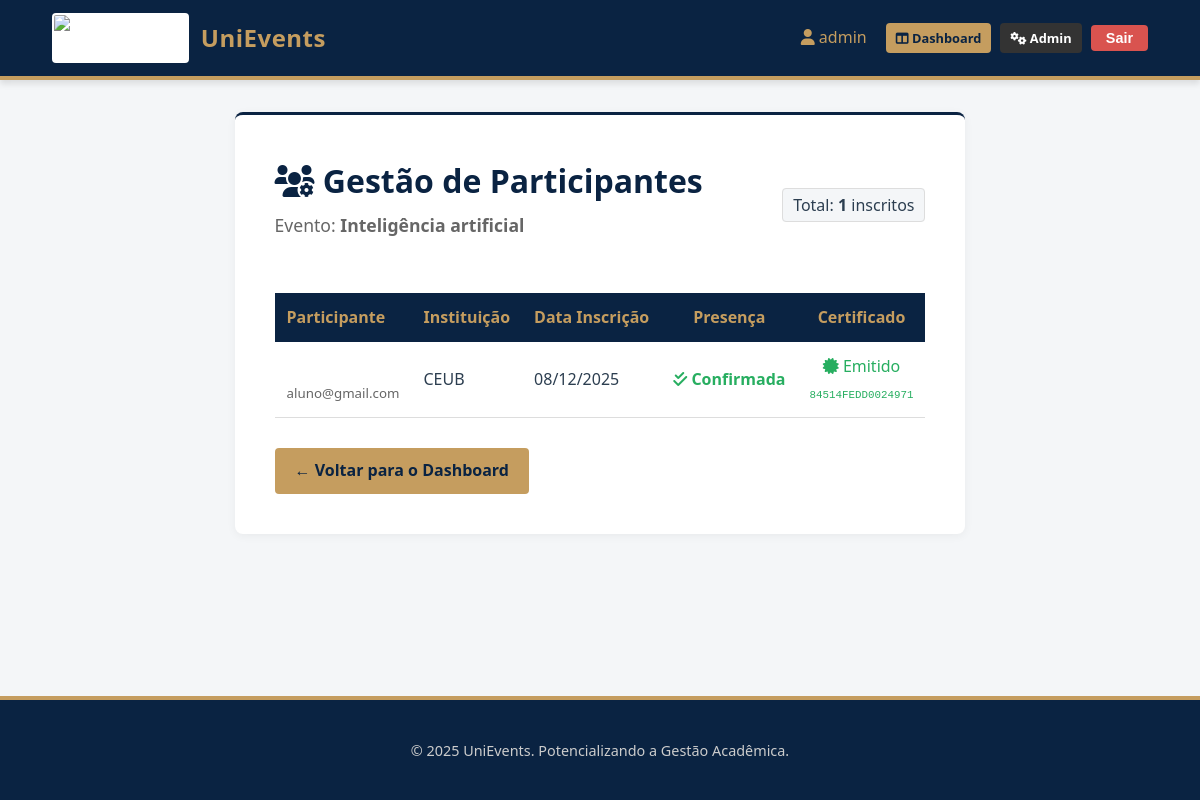
Screenshot of /evento/1/participantes/ (signed in) with the database file from the repository.
### sgea_app/models.py (models this page shows, shortened)
class Usuario(AbstractUser):
    PERFIL_CHOICES = (
        ('aluno', 'Aluno'),
        ('professor', 'Professor'),
        ('organizador', 'Organizador'),
    )
    telefone = models.CharField(max_length=15, blank=True, null=True, help_text="Telefone de contato do usuário.")
    instituicao_ensino = models.CharField(max_length=255, blank=True, null=True, help_text="Instituição de ensino (obrigatório para alunos e professores).")
    perfil = models.CharField(max_length=15, choices=PERFIL_CHOICES, default='aluno', help_text="Perfil do usuário no sistema.")
    class Meta:
        db_table = "usuario"
        verbose_name = "Usuário"
        verbose_name_plural = "Usuários"

class Evento(models.Model):
    TIPO_EVENTO_CHOICES = (
        ('seminario', 'Seminário'),
        ('palestra', 'Palestra'),
        ('congresso', 'Congresso'),
        ('workshop', 'Workshop'),
        ('outro', 'Outro'),
    )
    nome = models.CharField(max_length=200, help_text="Nome ou título do evento.")
    tipo_evento = models.CharField(max_length=50, choices=TIPO_EVENTO_CHOICES, help_text="Tipo do evento (ex: seminário, palestra).")
    data_inicio = models.DateTimeField(help_text="Data e hora de início do evento.")
    data_fim = models.DateTimeField(help_text="Data e hora de término do evento.")
    local = models.CharField(max_length=255, help_text="Local onde o evento ocorrerá.")
    quantidade_participantes = models.PositiveIntegerField(
        default=0,
        validators=[MinValueValidator(0)],
        help_text="Número máximo de participantes permitidos.")
    banner = models.ImageField(
        upload_to='eventos/banners/',
        blank=True,
        null=True,
        help_text="Imagem promocional do evento (apenas .jpg, .png, .jpeg).",
        validators=[FileExtensionValidator(allowed_extensions=['jpg', 'jpeg', 'png'])]
    )
    organizador = models.ForeignKey(
        settings.AUTH_USER_MODEL,
        on_delete=models.SET_NULL,
        null=True,
        related_name='eventos_organizados',
        limit_choices_to={'perfil': 'organizador'},
        help_text="Organizador responsável pelo evento."
    )
    participantes = models.ManyToManyField(
        settings.AUTH_USER_MODEL,
        through='Inscricao',
        related_name='eventos_inscritos',
        blank=True
    )
    professor_responsavel = models.ForeignKey(
        settings.AUTH_USER_MODEL,
        on_delete=models.SET_NULL,
        null=True,
        related_name='eventos_responsavel',
        limit_choices_to={'perfil': 'professor'},
        help_text="Professor responsável pelo evento."
    )
    data_criacao = models.DateTimeField(auto_now_add=True)
    data_atualizacao = models.DateTimeField(auto_now=True)
    class Meta:
        db_table = "evento"
        ordering = ["-data_inicio", "nome"]
        verbose_name = "Evento"
        verbose_name_plural = "Eventos"

class Inscricao(models.Model):
    usuario = models.ForeignKey(settings.AUTH_USER_MODEL, on_delete=models.CASCADE, related_name="inscricoes")
    evento = models.ForeignKey(Evento, on_delete=models.CASCADE, related_name="inscricoes")
    data_inscricao = models.DateTimeField(auto_now_add=True)
    presenca = models.BooleanField(default=False, help_text="Indica se o participante esteve presente no evento.")
    class Meta:
        db_table = "inscricao"
        verbose_name = "Inscrição"
        verbose_name_plural = "Inscrições"
        unique_together = ('usuario', 'evento') # Garante que um usuário só se inscreva uma vez por evento

class Certificado(models.Model):
    inscricao = models.OneToOneField(Inscricao, on_delete=models.CASCADE, primary_key=True, help_text="A inscrição que deu origem a este certificado.")
    codigo_validacao = models.CharField(max_length=50, unique=True, help_text="Código único para validação do certificado.")
    data_emissao = models.DateTimeField(auto_now_add=True)
    class Meta:
        db_table = "certificado"
        verbose_name = "Certificado"
        verbose_name_plural = "Certificados"

### sgea_app/views.py (the view)
# urls.py: path('evento/<int:pk>/participantes/', views.gerenciar_participantes, name='gerenciar_participantes'),
@login_required
def gerenciar_participantes(request, pk):
    evento = get_object_or_404(Evento, pk=pk)
    if evento.organizador != request.user:
        return redirect('organizador_dashboard')
    if evento.data_fim < timezone.now():
        pendentes = Inscricao.objects.filter(evento=evento, presenca=True, certificado__isnull=True)
        gerados = 0
        for insc in pendentes:
            if verificar_e_gerar_certificado(insc):
                gerados += 1
        if gerados > 0:
            messages.success(request, f"{gerados} certificados foram gerados automaticamente.")
    inscricoes = Inscricao.objects.filter(evento=evento).select_related('usuario', 'certificado').order_by(
        'usuario__first_name')
    context = {
        'evento': evento,
        'inscricoes': inscricoes
    }
    return render(request, 'sgea_app/eventos/gerenciar_participantes.html', context)

### sgea_app/templates/sgea_app/eventos/gerenciar_participantes.html (shortened to what this page needs)
{% extends 'sgea_app/base.html' %}
{% block content %}
<div class="card">
    <div style="display: flex; justify-content: space-between; align-items: center; margin-bottom: 20px;">
        <div>
            <h1 style="margin-bottom: 5px;"><i class="fas fa-users-cog"></i> Gestão de Participantes</h1>
            <h3 style="color: #666; font-weight: normal; font-size: 1.1rem;">Evento: <strong>{{ evento.nome }}</strong></h3>
        </div>
        <div style="text-align: right;">
            <span style="background: var(--bg-color); padding: 5px 10px; border-radius: 4px; border: 1px solid #ddd;">
                Total: <strong>{{ inscricoes.count }}</strong> inscritos
            </span>
        </div>
    </div>
    {% if inscricoes %}
        <div class="table-responsive">
            <table>
                <thead>
                    <tr>
                        <th>Participante</th>
                        <th>Instituição</th>
                        <th>Data Inscrição</th>
                        <th style="text-align: center;">Presença</th>
                        <th style="text-align: center;">Certificado</th>
                    </tr>
                </thead>
                <tbody>
                    {% for inscricao in inscricoes %}
                    <tr>
                        <td>
                            <strong>{{ inscricao.usuario.first_name }} {{ inscricao.usuario.last_name }}</strong><br>
                            <small style="color: #666;">{{ inscricao.usuario.email }}</small>
                        </td>
                        <td>{{ inscricao.usuario.instituicao_ensino|default:"-" }}</td>
                        <td>{{ inscricao.data_inscricao|date:"d/m/Y" }}</td>
                        <td style="text-align: center;">
                            {% if inscricao.certificado %}
                                <span style="color: var(--success); font-weight: bold;">
                                    <i class="fas fa-check-double"></i> Confirmada
                                </span>
                            {% endif %}
                        </td>
                        <td style="text-align: center;">
                            {% if inscricao.certificado %}
                                <div style="color: var(--success);">
                                    <i class="fas fa-certificate"></i> Emitido<br>
                                    <small style="font-family: monospace;">{{ inscricao.certificado.codigo_validacao }}</small>
                                </div>
                            {% endif %}
                        </td>
                    </tr>
                    {% endfor %}
                </tbody>
            </table>
        </div>
    {% else %}
        <div style="text-align: center; padding: 40px; background: #f9f9f9; border-radius: 8px;">
            <p style="color: #666; font-size: 1.2rem;">Nenhum participante se inscreveu neste evento ainda.</p>
        </div>
    {% endif %}
    <div style="margin-top: 30px;">
        <a href="{% url 'organizador_dashboard' %}" class="btn btn-secondary">
            &larr; Voltar para o Dashboard
        </a>
    </div>
</div>
{% endblock %}

### sgea_app/templates/sgea_app/base.html (shortened to what this page needs)
{% load static %}
<!DOCTYPE html>
<html lang="pt-br">
<head>
    <link rel="stylesheet" href="{% static 'css/style.css' %}">
    <link rel="stylesheet" href="https://cdnjs.cloudflare.com/ajax/libs/font-awesome/6.0.0/css/all.min.css">
</head>
<body>
    <header class="main-header">
        <div class="container" style="margin: 0; max-width: 100%; display: flex; justify-content: space-between; align-items: center;">
            <a href="{% if user.is_authenticated %}{% url 'participantes_dashboard' %}{% else %}{% url 'login' %}{% endif %}" class="brand-wrapper">
                <img src="{% static 'img/logo.png' %}" alt="Logo UniEvents" class="logo-img">
                <span class="brand-name">UniEvents</span>
            </a>
            <nav>
                {% if user.is_authenticated %}
                    <span style="margin-right: 15px; color: var(--secondary-color);">
                        <i class="fas fa-user"></i> {{ user.first_name|default:user.username }}
                    </span>
                    {% if user.perfil == 'organizador' %}
                        <a href="{% url 'organizador_dashboard' %}" class="btn btn-secondary" style="padding: 5px 10px; font-size: 0.8rem; margin-right: 5px;">
                            <i class="fas fa-columns"></i> Dashboard
                        </a>
                    {% endif %}
                    {% if user.is_superuser %}
                        <a href="{% url 'admin:index' %}" class="btn" style="background-color: #333; color: white; padding: 5px 10px; font-size: 0.8rem; margin-right: 5px;" target="_blank" title="Área Administrativa do Django">
                            <i class="fas fa-cogs"></i> Admin
                        </a>
                    {% endif %}
                    <form action="{% url 'logout' %}" method="post" style="display:inline;">
                        <button type="submit" class="btn btn-danger" style="padding: 5px 15px; font-size: 0.9rem;">Sair</button>
                    </form>
                {% else %}
                    <a href="{% url 'login' %}" style="color: var(--white); text-decoration: none; font-weight: bold;">Login</a>
                {% endif %}
            </nav>
        </div>
    </header>
    <main class="container">
        {% block content %}
        {% endblock %}
    </main>
    <footer class="main-footer">
        <p>&copy; 2025 UniEvents. Potencializando a Gestão Acadêmica.</p>
    </footer>
</body>
</html>

### sgea_app/static/css/style.css (style rules this page uses)
:root { --primary-color: #0a2342; --secondary-color: #c59d5f; --accent-color: #1a3c6e; --text-color: #2c3e50; --bg-color: #f4f6f8; --white: #ffffff; --danger: #d9534f; --success: #27ae60; --font-main: 'Segoe UI', 'Roboto', Helvetica, Arial, sans-serif; }
* { box-sizing: border-box; }
body { font-family: var(--font-main); background-color: var(--bg-color); color: var(--text-color); margin: 0; padding: 0; line-height: 1.6; display: flex; flex-direction: column; min-height: 100vh; }
.main-header { background-color: var(--primary-color); color: var(--white); padding: 0.8rem 2rem; display: flex; justify-content: space-between; align-items: center; box-shadow: 0 4px 6px rgba(0,0,0,0.1); border-bottom: 4px solid var(--secondary-color); }
.brand-wrapper { display: flex; align-items: center; text-decoration: none; color: var(--white); gap: 12px; }
.logo-img { height: 50px; width: auto; border-radius: 4px; background-color: var(--white); padding: 2px; }
.brand-name { font-size: 1.5rem; font-weight: bold; letter-spacing: 0.5px; color: var(--secondary-color); }
.container { max-width: 1100px; margin: 2rem auto; padding: 0 20px; flex: 1; }
.card { background: var(--white); padding: 2.5rem; border-radius: 8px; box-shadow: 0 2px 10px rgba(0,0,0,0.05); margin-bottom: 2rem; border-top: 3px solid var(--primary-color); }
h1, h2, h3 { color: var(--primary-color); margin-top: 0; }
.btn { display: inline-block; padding: 10px 20px; border-radius: 4px; text-decoration: none; font-weight: 600; cursor: pointer; border: none; transition: all 0.3s ease; text-align: center; }
.btn-secondary { background-color: var(--secondary-color); color: var(--primary-color); }
.btn-danger { background-color: var(--danger); color: white; }
.table-responsive { overflow-x: auto; }
table { width: 100%; border-collapse: collapse; margin-top: 1rem; }
th { background-color: var(--primary-color); color: var(--secondary-color); padding: 12px; text-align: left; }
td { padding: 12px; border-bottom: 1px solid #ddd; }
.main-footer { background-color: var(--primary-color); color: #ccc; text-align: center; padding: 1.5rem; margin-top: auto; font-size: 0.9rem; border-top: 4px solid var(--secondary-color); }

### rows the page displays
Usuario: first_name "admin"
Evento: nome "Inteligência artificial"
Inscricao: usuario.email "aluno@gmail.com", usuario.instituicao_ensino "CEUB", data_inscricao "08/12/2025", shows "Confirmada", certificado.codigo_validacao "84514FEDD0024971"

### other values shown
{{ inscricoes.count }} "1"
